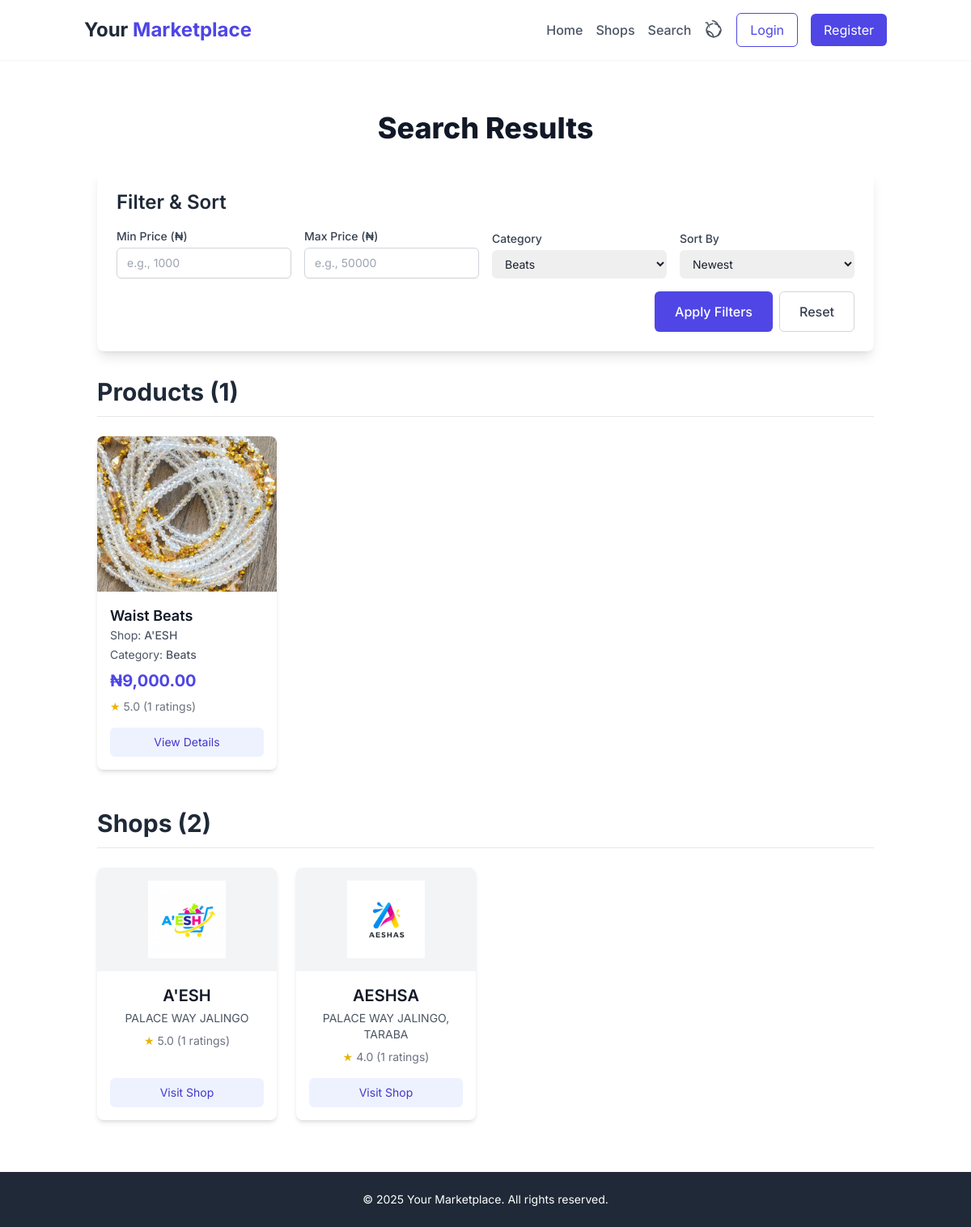
Page /search?category_id=2 on the committed database.
### app/models.py (models this page shows, shortened)
class Product(db.Model):
    id = db.Column(db.Integer, primary_key=True)
    name = db.Column(db.String(100), nullable=False)
    description = db.Column(db.Text)
    price = db.Column(db.Float)
    image = db.Column(db.String(100), nullable=True)
    is_active = db.Column(db.Boolean, default=True)
    shop_id = db.Column(db.Integer, db.ForeignKey('shop.id'))
    category_id = db.Column(db.Integer, db.ForeignKey('category.id'), nullable=True)
    created_at = db.Column(db.DateTime, default=datetime.utcnow)
    ratings = db.relationship('Rating', backref='product', lazy='dynamic')
    order_items = db.relationship('OrderItem', backref='product_ordered', lazy='dynamic')
    def formatted_price(self):
        return f"₦{self.price:,.2f}" if self.price else "₦0.00"
    def average_rating(self):
        ratings = [rating.value for rating in self.ratings]
        return round(sum(ratings) / len(ratings), 2) if ratings else 0

class Shop(db.Model):
    id = db.Column(db.Integer, primary_key=True)
    name = db.Column(db.String(100), nullable=False)
    description = db.Column(db.Text)
    location = db.Column(db.String(100))
    whatsapp_number = db.Column(db.String(20))
    logo = db.Column(db.String(100), nullable=True)
    user_id = db.Column(db.Integer, db.ForeignKey('user.id'))
    created_at = db.Column(db.DateTime, default=datetime.utcnow)
    products = db.relationship('Product', backref='shop', lazy='dynamic')
    ratings = db.relationship('Rating', backref='shop', lazy='dynamic')
    order_items = db.relationship('OrderItem', backref='shop_ordered', lazy='dynamic')
    def average_rating(self):
        ratings = [rating.value for rating in self.ratings]
        return round(sum(ratings) / len(ratings), 2) if ratings else 0
    __table_args__ = (
        db.UniqueConstraint('name', 'user_id', name='unique_shop_per_user'),
    )

class Category(db.Model):
    id = db.Column(db.Integer, primary_key=True)
    name = db.Column(db.String(50), nullable=False)
    shop_id = db.Column(db.Integer, db.ForeignKey('shop.id'), nullable=True)
    products = db.relationship('Product', backref='category', lazy='dynamic')
    __table_args__ = (
        db.UniqueConstraint('name', 'shop_id', name='unique_category_per_shop'),
    )

class Rating(db.Model):
    id = db.Column(db.Integer, primary_key=True)
    value = db.Column(db.Integer, nullable=False)
    comment = db.Column(db.Text)
    product_id = db.Column(db.Integer, db.ForeignKey('product.id'))
    user_id = db.Column(db.Integer, db.ForeignKey('user.id'))
    shop_id = db.Column(db.Integer, db.ForeignKey('shop.id'))
    created_at = db.Column(db.DateTime, default=datetime.utcnow)

### app/customer.py (the view)
@bp.route('/search')
def search():
    search_query = request.args.get('q', '').strip()
    min_price = request.args.get('min_price', type=float)
    max_price = request.args.get('max_price', type=float)
    category_id = request.args.get('category_id', type=int)
    sort_by = request.args.get('sort_by', 'newest')
    products_query = Product.query.filter_by(is_active=True)
    shops_query = Shop.query
    if search_query:
        products_query = products_query.filter(Product.name.ilike(f'%{search_query}%'))
        shops_query = shops_query.filter(Shop.name.ilike(f'%{search_query}%'))
    if min_price is not None:
        products_query = products_query.filter(Product.price >= min_price)
    if max_price is not None:
        products_query = products_query.filter(Product.price <= max_price)
    if category_id:
        products_query = products_query.filter(Product.category_id == category_id)
    if sort_by == 'price_asc':
        products_query = products_query.order_by(Product.price.asc())
    elif sort_by == 'price_desc':
        products_query = products_query.order_by(Product.price.desc())
    elif sort_by == 'rating_desc':
        products_query = products_query.order_by(Product.created_at.desc())
    else: # 'newest'
        products_query = products_query.order_by(Product.created_at.desc())
    products = products_query.all()
    shops = shops_query.all()
    all_categories = Category.query.all()
    return render_template('customer/search_results.html',
                         query=search_query,
                         products=products,
                         shops=shops,
                         categories=all_categories,
                         min_price=min_price,
                         max_price=max_price,
                         selected_category_id=category_id,
                         sort_by=sort_by)

### app/templates/customer/search_results.html (shortened to what this page needs)
{% extends "base.html" %}
{% from 'components/pagination.html' import render_pagination %}
{% block content %}
<div class="max-w-6xl mx-auto px-4 py-8">
    <h1 class="text-4xl font-extrabold text-gray-900 mb-8 text-center">Search Results {% if query %}for "<span class="text-indigo-600">{{ query }}</span>"{% endif %}</h1>
    <div class="bg-white p-6 rounded-lg shadow-lg mb-8">
        <h2 class="text-2xl font-semibold text-gray-800 mb-4">Filter & Sort</h2>
        <form action="{{ url_for('customer.search') }}" method="GET" class="grid grid-cols-1 md:grid-cols-4 gap-4 items-end">
            <div>
                <label for="min_price" class="block text-sm font-medium text-gray-700">Min Price (₦)</label>
                <input type="number" id="min_price" name="min_price" value="{{ min_price if min_price is not none }}"
                       class="mt-1 block w-full px-3 py-2 border border-gray-300 rounded-md shadow-sm focus:outline-none focus:ring-indigo-500 focus:border-indigo-500 sm:text-sm" placeholder="e.g., 1000">
            </div>
            <div>
                <label for="max_price" class="block text-sm font-medium text-gray-700">Max Price (₦)</label>
                <input type="number" id="max_price" name="max_price" value="{{ max_price if max_price is not none }}"
                       class="mt-1 block w-full px-3 py-2 border border-gray-300 rounded-md shadow-sm focus:outline-none focus:ring-indigo-500 focus:border-indigo-500 sm:text-sm" placeholder="e.g., 50000">
            </div>
            <div>
                <label for="category_id" class="block text-sm font-medium text-gray-700">Category</label>
                <select id="category_id" name="category_id" class="mt-1 block w-full pl-3 pr-10 py-2 text-base border-gray-300 focus:outline-none focus:ring-indigo-500 focus:border-indigo-500 sm:text-sm rounded-md">
                    {% for category in categories %}
                        <option value="{{ category.id }}" {% if selected_category_id == category.id %}selected{% endif %}>{{ category.name }}</option>
                    {% endfor %}
                </select>
            </div>
            <div>
                <label for="sort_by" class="block text-sm font-medium text-gray-700">Sort By</label>
                <select id="sort_by" name="sort_by" class="mt-1 block w-full pl-3 pr-10 py-2 text-base border-gray-300 focus:outline-none focus:ring-indigo-500 focus:border-indigo-500 sm:text-sm rounded-md">
                    <option value="newest" {% if sort_by == 'newest' %}selected{% endif %}>Newest</option>
                </select>
            </div>
            <div class="md:col-span-4 flex justify-end space-x-2">
                <button type="submit" class="inline-flex items-center px-6 py-3 border border-transparent text-base font-medium rounded-md shadow-sm text-white bg-indigo-600 hover:bg-indigo-700 focus:outline-none focus:ring-2 focus:ring-offset-2 focus:ring-indigo-500">
                    Apply Filters
                </button>
                <a href="{{ url_for('customer.search', q=query) }}" class="inline-flex items-center px-6 py-3 border border-gray-300 text-base font-medium rounded-md text-gray-700 bg-white hover:bg-gray-50">
                    Reset
                </a>
            </div>
        </form>
    </div>
    <section class="mb-12">
        <h2 class="text-3xl font-bold text-gray-800 mb-6 border-b border-gray-200 pb-3">Products ({{ products|length }})</h2>
        {% if products %}
            <div class="grid grid-cols-1 sm:grid-cols-2 lg:grid-cols-4 gap-6">
                {% for product in products %}
                    {% include 'components/product_card.html' %}
                {% endfor %}
            </div>
        {% else %}
            <div class="bg-white p-6 rounded-lg shadow-md text-center text-gray-600">
                <p class="text-lg">No products found matching your criteria.</p>
            </div>
        {% endif %}
    </section>
    <section>
        <h2 class="text-3xl font-bold text-gray-800 mb-6 border-b border-gray-200 pb-3">Shops ({{ shops|length }})</h2>
        {% if shops %}
            <div class="grid grid-cols-1 sm:grid-cols-2 lg:grid-cols-4 gap-6">
                {% for shop in shops %}
                    {% include 'components/shop_card.html' %}
                {% endfor %}
            </div>
        {% else %}
            <div class="bg-white p-6 rounded-lg shadow-md text-center text-gray-600">
                <p class="text-lg">No shops found matching your criteria.</p>
            </div>
        {% endif %}
    </section>
</div>
{% endblock %}

### app/templates/components/product_card.html
<div class="bg-white rounded-lg shadow-md overflow-hidden hover:shadow-lg transition-shadow duration-200 flex flex-col">
    <img src="{{ url_for('static', filename='uploads/' + product.image) if product.image else url_for('static', filename='img/default_product.png') }}"
         alt="{{ product.name }}"
         class="w-full h-48 object-cover flex-shrink-0">
    <div class="p-4 flex-grow flex flex-col justify-between">
        <div>
            <h3 class="text-lg font-semibold text-gray-900 truncate">{{ product.name }}</h3>
            <p class="text-gray-600 text-sm mb-1">Shop: <span class="font-medium">{{ product.shop.name }}</span></p>
            {% if product.category %}
                <p class="text-gray-600 text-sm mb-2">Category: <span class="font-medium">{{ product.category.name }}</span></p>
            {% endif %}
            <p class="text-indigo-600 font-bold text-xl">{{ product.formatted_price() }}</p>
            <div class="flex items-center text-sm text-gray-500 mt-2">
                {% if product.average_rating() > 0 %}
                    <span class="text-yellow-500 mr-1">★</span> {{ product.average_rating() }} ({{ product.ratings.count() }} ratings)
                {% else %}
                    No ratings yet
                {% endif %}
            </div>
        </div>
        <a href="{{ url_for('customer.product_detail', product_id=product.id) }}"
           class="mt-4 inline-block bg-indigo-50 text-indigo-700 text-sm px-4 py-2 rounded-md hover:bg-indigo-100 transition-colors duration-200 text-center">
            View Details
        </a>
    </div>
</div>

### app/templates/components/shop_card.html
<div class="bg-white rounded-lg shadow-md overflow-hidden hover:shadow-lg transition-shadow duration-200 flex flex-col">
    <img src="{{ url_for('static', filename='uploads/' + shop.logo) if shop.logo else url_for('static', filename='img/default_shop_logo.png') }}"
         alt="{{ shop.name }} Logo"
         class="w-full h-32 object-contain bg-gray-100 p-4 flex-shrink-0">
    <div class="p-4 flex-grow flex flex-col justify-between text-center">
        <div>
            <h3 class="text-xl font-semibold text-gray-900 mb-1 truncate">{{ shop.name }}</h3>
            <p class="text-gray-600 text-sm mb-2">{{ shop.location }}</p>
            <div class="flex items-center justify-center text-sm text-gray-500">
                {% if shop.average_rating() > 0 %}
                    <span class="text-yellow-500 mr-1">★</span> {{ shop.average_rating() }} ({{ shop.ratings.count() }} ratings)
                {% else %}
                    No ratings yet
                {% endif %}
            </div>
        </div>
        <a href="{{ url_for('customer.shop_detail', shop_id=shop.id) }}"
           class="mt-4 inline-block bg-indigo-50 text-indigo-700 text-sm px-4 py-2 rounded-md hover:bg-indigo-100 transition-colors duration-200">
            Visit Shop
        </a>
    </div>
</div>

### app/templates/base.html (style rules this page uses)
body { font-family: 'Inter', sans-serif; color: #1a202c; @apply bg-gray-50; }

### rows in the picture
Product: image (picture), name "Waist Beats", shop.name "A'ESH", category.name "Beats", formatted_price "₦9,000.00", average_rating "5.0", ratings.count "1"
Shop: logo (picture), name "A'ESH", location "PALACE WAY JALINGO", average_rating "5.0", ratings.count "1"
Shop: logo (picture), name "AESHSA", location "PALACE WAY JALINGO, TARABA", average_rating "4.0", ratings.count "1"

### other values in the picture
{{ products|length }} "1"
{{ shops|length }} "2"
{{ moment().format('YYYY') }} "2025"
form field category_id "Beats"
